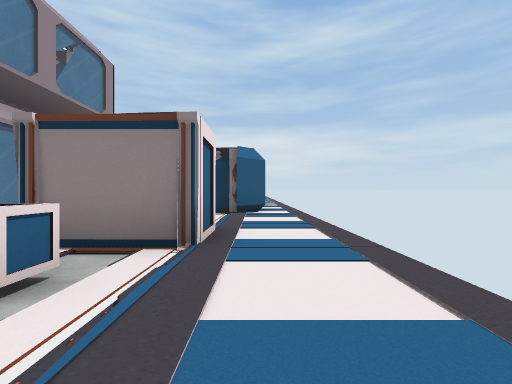
view 1 (above)

16 first-person views from a walk through a Unity game level. The camera is 1.2 m above the floor, looks level and sees 90° across. The floor is counted in squares, 2 m on a side. Each view is taken from the middle of a square. On the plan, view 1 faces up. The plan holds only what a view shows up to about 9 squares ahead; the rest is blank. The place goes on beyond the plan. The player is left out. Some animated figures are left out.

view 2
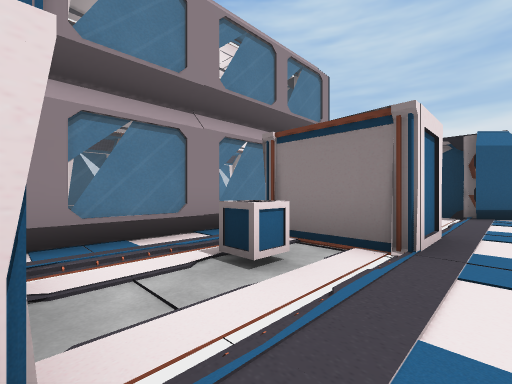

view 3
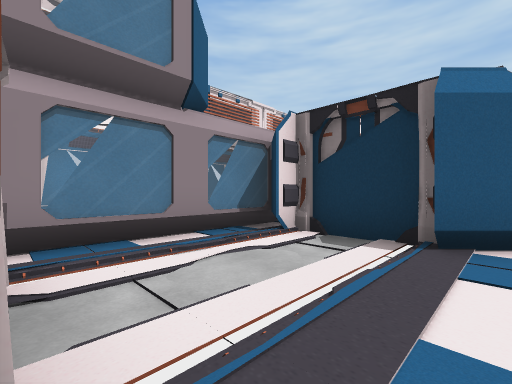

view 4
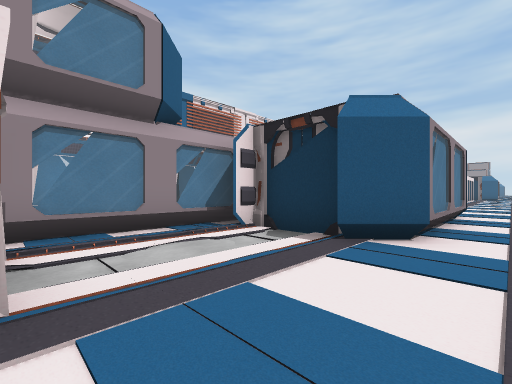

view 5
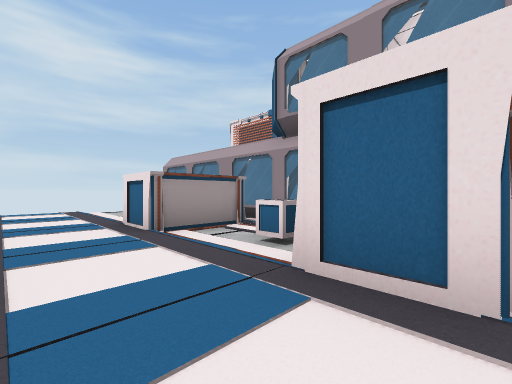

view 6
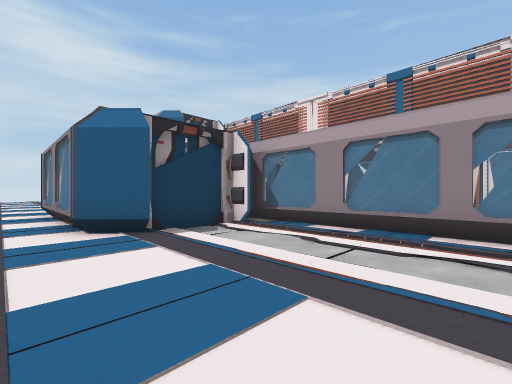

view 7
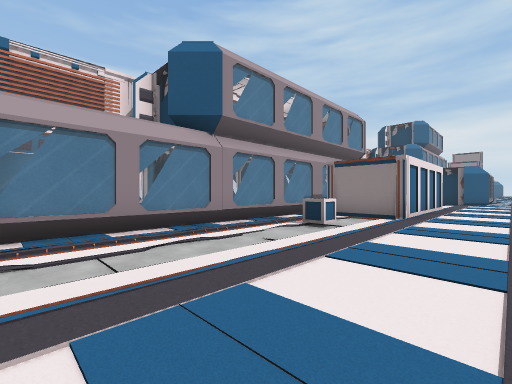

view 8
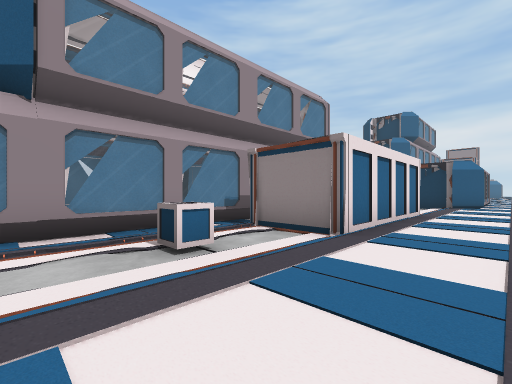

view 9
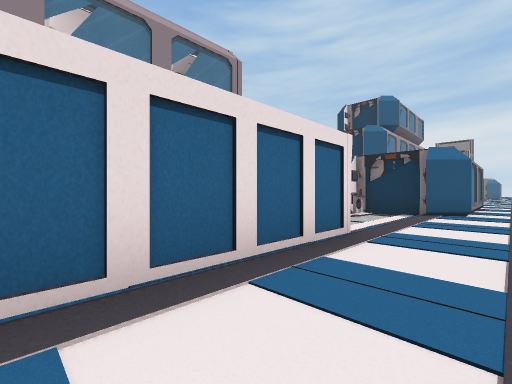

view 10
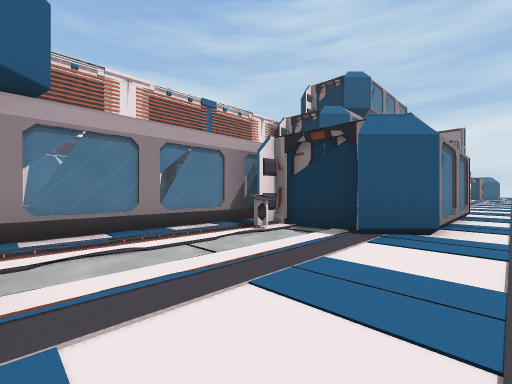

view 11
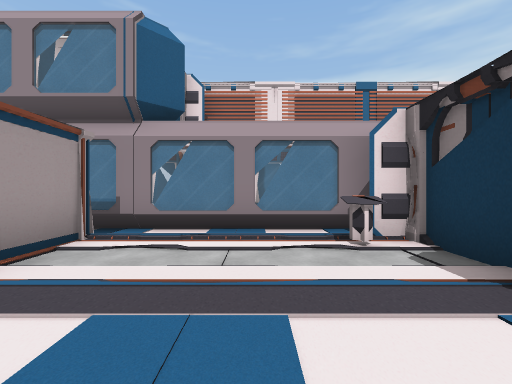

view 12
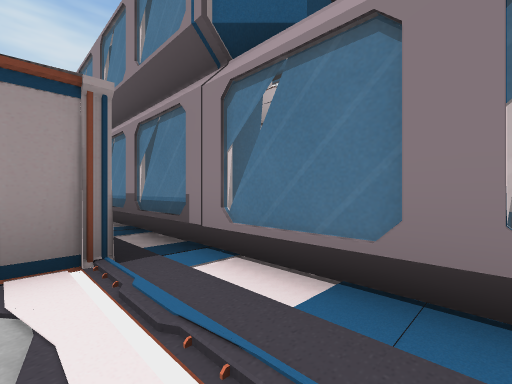

view 13
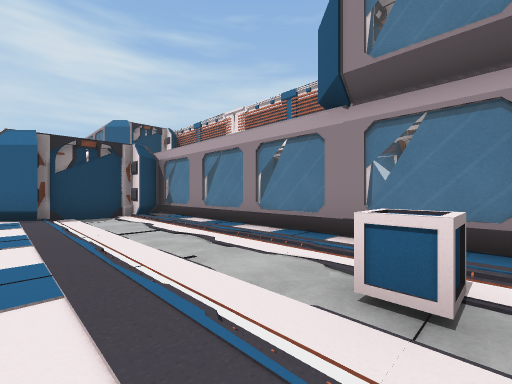

view 14
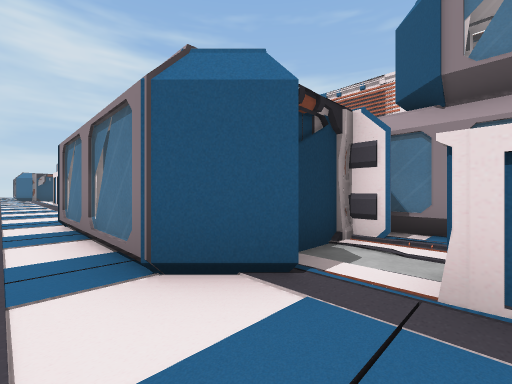

view 15
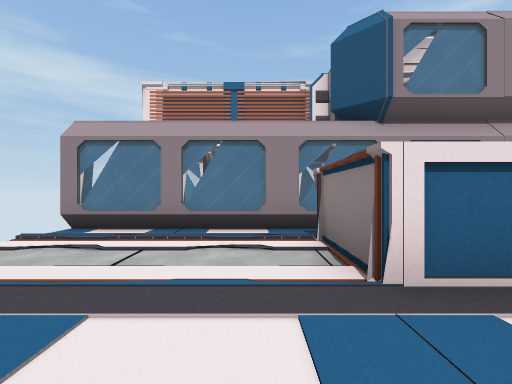

view 16
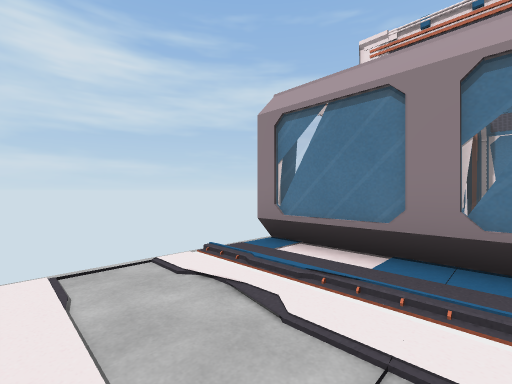

### Floor plan
Key: @ floor where view 1 was taken; # wall or solid block; . floor; / step, stairs or slope; = window, fence, low wall or low ledge; O other object.
Columns run from 6 left of view 1 to 1 right of it. Each row starts with its distance up from view 1.
 37       ..
 36       ..
 35    .OO..
 34   #O OO.
 33   ##OO#.
 32       =.
 31       =.
 30       =.
 29   #O/.O.
 28   =.O/..
 27   =../..
 26   =../..
 25   #../..
 24   =.OO..
 23   #.OO..
 22   =.OO..
 21   #.OO..
 20   =../..
 19   =.O/..
 18   =../..
 17   =.....
 16   =../..
 15   =../..
 14   =../..
 13   =.....
 12   #O.O..
 11   ##OO=.
 10       =.
  9       =.
  8   ##OO#.
  7   #O O..
  6   #../..
  5   =.....
  4   #.##..
  3   =.O#..
  2   #.O/..
  1   =../..
  0   =.##@.
 -1   =.O#..
 -2   =../..
 -3 # =../..
 -4 # =../..
 -5   =../..

Positions as (right, up) in squares from view 1, and headings:
1: (0, 0), facing up
2: (0, 0), facing up-left
3: (0, 4), facing up-left
4: (1, 4), facing up-left
5: (1, 4), facing down-left
6: (1, 16), facing down-left
7: (1, 14), facing up-left
8: (1, 17), facing up-left
9: (1, 21), facing up-left
10: (1, 25), facing up-left
11: (1, 27), facing left
12: (-2, 27), facing down-left
13: (0, 19), facing down-left
14: (1, 35), facing down-left
15: (1, -2), facing left
16: (-1, -3), facing down-left
